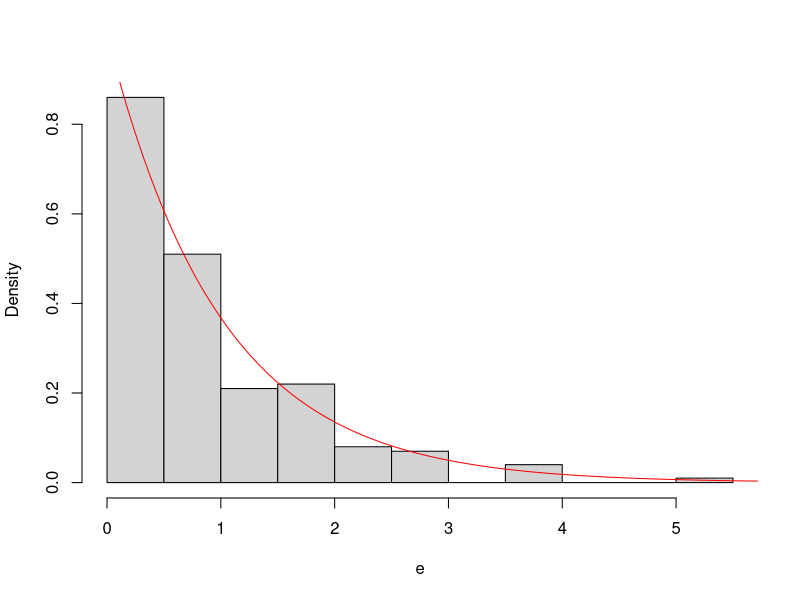
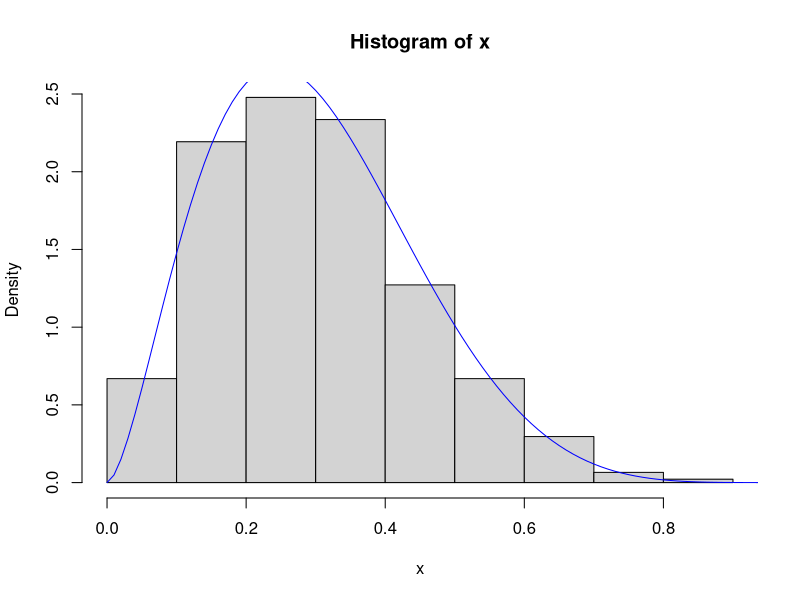

Recreate these plots in R, in order.
## ---- chunk 1
lehmer_generator <- function(seed, a, m, n) {
  x <- numeric(n)
  x[1] <- seed
  for (i in 2:n) {
    x[i] <- (a * x[i - 1]) %% m
  }
  return(x)
}

# Parâmetros clássicos 
seed <- 12345
a <- 16807         # valor clássico (proposto por Park e Miller)
m <- 2^31 - 1      # primo grande
n <- 100

# Gerar números
valores <- lehmer_generator(seed, a, m, n)

# Normalizar para intervalo [0,1]
valores_normalizados <- valores / m

# Ver primeiros valores
head(valores_normalizados)
## ---- chunk 2
n <-200;lambda <- 1
u <- runif(n)
e <- -(log(1-u)/lambda) ## x <- -log(runif(n))/lambda
t <- seq(0,10,.01)
hist(e,probability = TRUE,main = "")
lines(t,lambda*exp(-lambda*(t)),col=c("red"))
## ---- chunk 3
n <- 1000
p <- c(.1, .2, .2, .2, .3)
cdf <- cumsum(p)
x <- numeric(n)
for (i in 1:n) x[i] <- sum(as.integer(runif(1) > cdf))
rbind(table(x) / n, p)

## usando a função sample
n <- 1000
p <- c(.1, .2, .2, .2, .3)
x <- sample(0:4, size=n, prob=p, replace=TRUE)
rbind(table(x) / n, p)
## ---- chunk 4
optimize(f=function(x){
  dbeta(x,2.7,6.3)},interval = c(0,1),maximum = T)$objective #M =2.7

Nsim <- 2500
alpha=2.7;beta=6.3
M <- 2.7
u <- runif(Nsim,max = M)
y <- runif(Nsim)
x <- y[u<dbeta(y,alpha,beta)]
w<-seq(0,1,.01)
hist(x,probability = TRUE)
lines(w,dbeta(w,alpha,beta),col=c("blue"))
